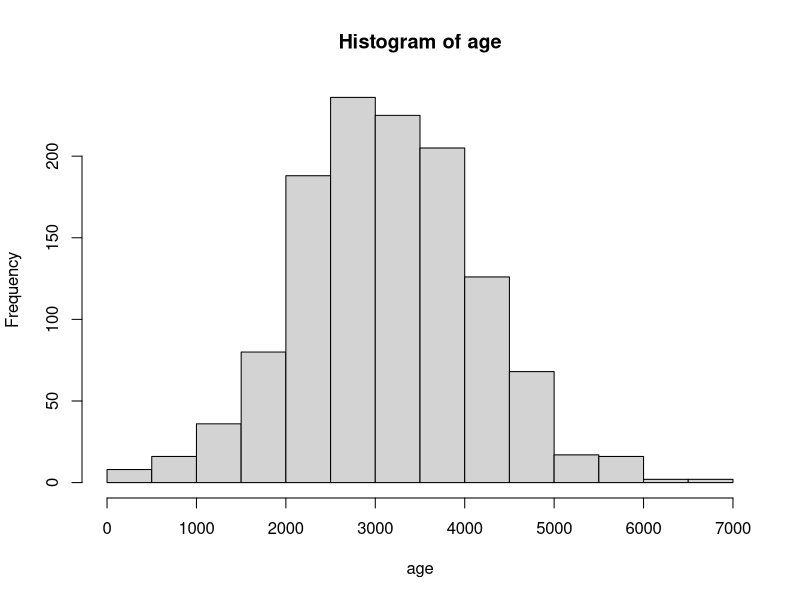

Source code (R): (Note: this script raises an error after producing the figure.)
# toymaker dataset
set.seed(6767)

# elf identifier variable. 1225 observations
total_elves <- 1225
elf_id <- 0001:total_elves
elf_id <- sprintf("%04d", 1:total_elves)

# sex variable
sex <- as.factor(sample(c("Male", "Female"), total_elves, T))
table(sex) # table() shows the count per category

# age
age <- pmax(round(rnorm(total_elves, mean = 3140, sd = 1000)), 100)
hist(age)

# job_type
job_type <- as.factor(sample(c("Full-time", "Part-time"), total_elves, T, prob = c(.75, .25)))
table(job_type)

# creating dataframe + new variable: weekly_hours
toymaker <- data.frame(elf_id, sex, age, job_type) %>%
  mutate(weekly_hours = ifelse(job_type == "Full-time",
                               pmin(pmax(round(rnorm(n(), mean = 40, sd = 10)), 40), 60),
                               pmin(pmax(round(rnorm(n(), mean = 30, sd = 3)), 20), 34)
                              )
         )

# experience
# want: elf's work experience CAN'T surpass elf's age minus 25 ;
toymaker %>%
  mutate(work_experience = ifelse())

# Test Visualizations (for assessing distribution purposes)
head(toymaker)

toymaker %>%
  select(job_type, weekly_hours) %>%
  table()

hist(toymaker$weekly_hours[toymaker$job_type == "Full-time"])
hist(toymaker$weekly_hours[toymaker$job_type == "Part-time"])
hist(toymaker$weekly_hours)

toymaker %>%
  filter(age <= 1000) %>%
  group_by(job_type) %>%
  arrange(age) %>%
  count(job_type)
